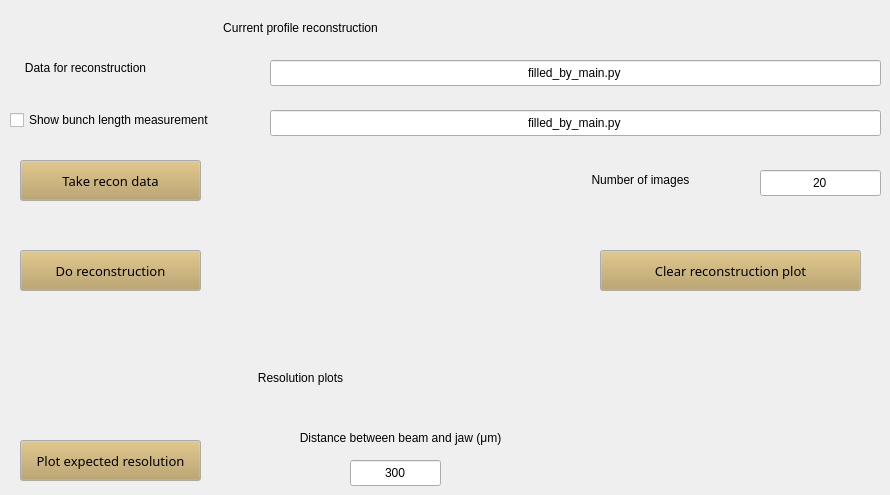
    <widget class="QWidget" name="tab_3">
     <attribute name="title">
      <string>Current rec</string>
     </attribute>
     <widget class="QLineEdit" name="ReconstructionDataLoad">
      <property name="geometry">
       <rect>
        <x>270</x>
        <y>60</y>
        <width>611</width>
        <height>26</height>
       </rect>
      </property>
      <property name="text">
       <string>filled_by_main.py</string>
      </property>
      <property name="alignment">
       <set>Qt::AlignCenter</set>
      </property>
     </widget>
     <widget class="QLabel" name="label_32">
      <property name="geometry">
       <rect>
        <x>10</x>
        <y>60</y>
        <width>151</width>
        <height>16</height>
       </rect>
      </property>
      <property name="text">
       <string>Data for reconstruction</string>
      </property>
      <property name="alignment">
       <set>Qt::AlignCenter</set>
      </property>
     </widget>
     <widget class="QPushButton" name="ObtainReconstructionData">
      <property name="geometry">
       <rect>
        <x>20</x>
        <y>160</y>
        <width>181</width>
        <height>41</height>
       </rect>
      </property>
      <property name="palette">
       <palette>
        <active>
         <colorrole role="Button">
          <brush brushstyle="SolidPattern">
           <color alpha="255">
            <red>183</red>
            <green>157</green>
            <blue>92</blue>
           </color>
          </brush>
         </colorrole>
        </active>
        <inactive>
         <colorrole role="Button">
          <brush brushstyle="SolidPattern">
           <color alpha="255">
            <red>183</red>
            <green>157</green>
            <blue>92</blue>
           </color>
          </brush>
         </colorrole>
        </inactive>
        <disabled>
         <colorrole role="Button">
          <brush brushstyle="SolidPattern">
           <color alpha="255">
            <red>183</red>
            <green>157</green>
            <blue>92</blue>
           </color>
          </brush>
         </colorrole>
        </disabled>
       </palette>
      </property>
      <property name="font">
       <font>
        <family>Sans Serif</family>
        <pointsize>10</pointsize>
       </font>
      </property>
      <property name="text">
       <string>Take recon data</string>
      </property>
     </widget>
     <widget class="QPushButton" name="CloseAll">
      <property name="geometry">
       <rect>
        <x>600</x>
        <y>250</y>
        <width>261</width>
        <height>41</height>
       </rect>
      </property>
      <property name="palette">
       <palette>
        <active>
         <colorrole role="Button">
          <brush brushstyle="SolidPattern">
           <color alpha="255">
            <red>183</red>
            <green>157</green>
            <blue>92</blue>
           </color>
          </brush>
         </colorrole>
        </active>
        <inactive>
         <colorrole role="Button">
          <brush brushstyle="SolidPattern">
           <color alpha="255">
            <red>183</red>
            <green>157</green>
            <blue>92</blue>
           </color>
          </brush>
         </colorrole>
        </inactive>
        <disabled>
         <colorrole role="Button">
          <brush brushstyle="SolidPattern">
           <color alpha="255">
            <red>183</red>
            <green>157</green>
            <blue>92</blue>
           </color>
          </brush>
         </colorrole>
        </disabled>
       </palette>
      </property>
      <property name="font">
       <font>
        <family>Sans Serif</family>
        <pointsize>10</pointsize>
       </font>
      </property>
      <property name="text">
       <string>Clear reconstruction plot</string>
      </property>
     </widget>
     <widget class="QLabel" name="label_54">
      <property name="geometry">
       <rect>
        <x>580</x>
        <y>170</y>
        <width>121</width>
        <height>20</height>
       </rect>
      </property>
      <property name="text">
       <string>Number of images</string>
      </property>
      <property name="alignment">
       <set>Qt::AlignCenter</set>
      </property>
     </widget>
     <widget class="QLineEdit" name="ReconNumberImages">
      <property name="geometry">
       <rect>
        <x>760</x>
        <y>170</y>
        <width>121</width>
        <height>26</height>
       </rect>
      </property>
      <property name="text">
       <string>20</string>
      </property>
      <property name="alignment">
       <set>Qt::AlignCenter</set>
      </property>
     </widget>
     <widget class="QPushButton" name="DoReconstruction">
      <property name="geometry">
       <rect>
        <x>20</x>
        <y>250</y>
        <width>181</width>
        <height>41</height>
       </rect>
      </property>
      <property name="palette">
       <palette>
        <active>
         <colorrole role="Button">
          <brush brushstyle="SolidPattern">
           <color alpha="255">
            <red>183</red>
            <green>157</green>
            <blue>92</blue>
           </color>
          </brush>
         </colorrole>
        </active>
        <inactive>
         <colorrole role="Button">
          <brush brushstyle="SolidPattern">
           <color alpha="255">
            <red>183</red>
            <green>157</green>
            <blue>92</blue>
           </color>
          </brush>
         </colorrole>
        </inactive>
        <disabled>
         <colorrole role="Button">
          <brush brushstyle="SolidPattern">
           <color alpha="255">
            <red>183</red>
            <green>157</green>
            <blue>92</blue>
           </color>
          </brush>
         </colorrole>
        </disabled>
       </palette>
      </property>
      <property name="font">
       <font>
        <family>Sans Serif</family>
        <pointsize>10</pointsize>
       </font>
      </property>
      <property name="text">
       <string>Do reconstruction</string>
      </property>
     </widget>
     <widget class="QLineEdit" name="BunchLengthMeasFile">
      <property name="geometry">
       <rect>
        <x>270</x>
        <y>110</y>
        <width>611</width>
        <height>26</height>
       </rect>
      </property>
      <property name="text">
       <string>filled_by_main.py</string>
      </property>
      <property name="alignment">
       <set>Qt::AlignCenter</set>
      </property>
     </widget>
     <widget class="QCheckBox" name="ShowBlmeasCheck">
      <property name="geometry">
       <rect>
        <x>10</x>
        <y>110</y>
        <width>231</width>
        <height>20</height>
       </rect>
      </property>
      <property name="text">
       <string>Show bunch length measurement</string>
      </property>
      <property name="checked">
       <bool>false</bool>
      </property>
     </widget>
     <widget class="QPushButton" name="PlotResolution">
      <property name="geometry">
       <rect>
        <x>20</x>
        <y>440</y>
        <width>181</width>
        <height>41</height>
       </rect>
      </property>
      <property name="palette">
       <palette>
        <active>
         <colorrole role="Button">
          <brush brushstyle="SolidPattern">
           <color alpha="255">
            <red>183</red>
            <green>157</green>
            <blue>92</blue>
           </color>
          </brush>
         </colorrole>
        </active>
        <inactive>
         <colorrole role="Button">
          <brush brushstyle="SolidPattern">
           <color alpha="255">
            <red>183</red>
            <green>157</green>
            <blue>92</blue>
           </color>
          </brush>
         </colorrole>
        </inactive>
        <disabled>
         <colorrole role="Button">
          <brush brushstyle="SolidPattern">
           <color alpha="255">
            <red>183</red>
            <green>157</green>
            <blue>92</blue>
           </color>
          </brush>
         </colorrole>
        </disabled>
       </palette>
      </property>
      <property name="font">
       <font>
        <family>Sans Serif</family>
        <pointsize>10</pointsize>
       </font>
      </property>
      <property name="text">
       <string>Plot expected resolution</string>
      </property>
     </widget>
     <widget class="QLineEdit" name="PlotResolutionDistance">
      <property name="geometry">
       <rect>
        <x>350</x>
        <y>460</y>
        <width>91</width>
        <height>26</height>
       </rect>
      </property>
      <property name="text">
       <string>300</string>
      </property>
      <property name="alignment">
       <set>Qt::AlignCenter</set>
      </property>
     </widget>
     <widget class="QLabel" name="label_59">
      <property name="geometry">
       <rect>
        <x>280</x>
        <y>430</y>
        <width>241</width>
        <height>16</height>
       </rect>
      </property>
      <property name="text">
       <string>Distance between beam and jaw (μm)</string>
      </property>
      <property name="alignment">
       <set>Qt::AlignCenter</set>
      </property>
     </widget>
     <widget class="QLabel" name="label_74">
      <property name="geometry">
       <rect>
        <x>180</x>
        <y>370</y>
        <width>241</width>
        <height>16</height>
       </rect>
      </property>
      <property name="text">
       <string>Resolution plots</string>
      </property>
      <property name="alignment">
       <set>Qt::AlignCenter</set>
      </property>
     </widget>
     <widget class="QLabel" name="label_80">
      <property name="geometry">
       <rect>
        <x>180</x>
        <y>20</y>
        <width>241</width>
        <height>16</height>
       </rect>
      </property>
      <property name="text">
       <string>Current profile reconstruction</string>
      </property>
      <property name="alignment">
       <set>Qt::AlignCenter</set>
      </property>
     </widget>
    </widget>
